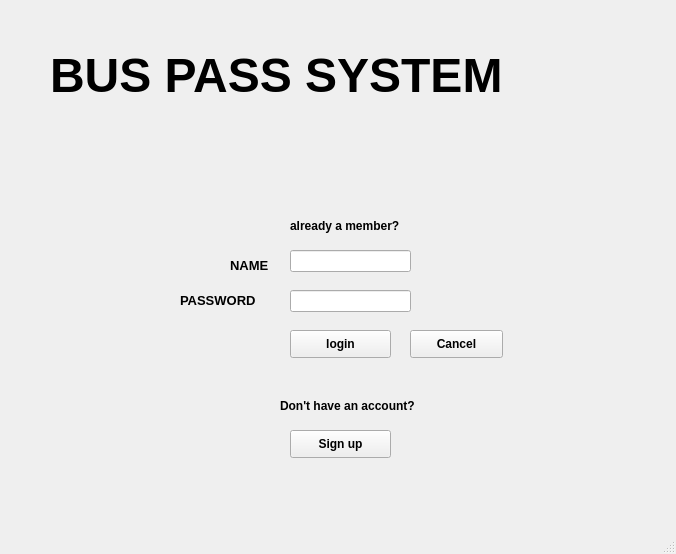
<?xml version="1.0" encoding="UTF-8"?>
<ui version="4.0">
 <class>BUSPASSSYSTEM</class>
 <widget class="QMainWindow" name="BUSPASSSYSTEM">
  <property name="geometry">
   <rect>
    <x>0</x>
    <y>0</y>
    <width>676</width>
    <height>554</height>
   </rect>
  </property>
  <property name="font">
   <font>
    <weight>75</weight>
    <italic>false</italic>
    <bold>true</bold>
   </font>
  </property>
  <property name="windowTitle">
   <string>MainWindow</string>
  </property>
  <widget class="QWidget" name="centralwidget">
   <widget class="QLabel" name="label">
    <property name="geometry">
     <rect>
      <x>290</x>
      <y>200</y>
      <width>151</width>
      <height>51</height>
     </rect>
    </property>
    <property name="text">
     <string>already a member? </string>
    </property>
   </widget>
   <widget class="QPushButton" name="pushButton">
    <property name="geometry">
     <rect>
      <x>290</x>
      <y>330</y>
      <width>101</width>
      <height>28</height>
     </rect>
    </property>
    <property name="text">
     <string>login</string>
    </property>
   </widget>
   <widget class="QLabel" name="label_2">
    <property name="geometry">
     <rect>
      <x>50</x>
      <y>0</y>
      <width>671</width>
      <height>151</height>
     </rect>
    </property>
    <property name="font">
     <font>
      <pointsize>36</pointsize>
      <weight>75</weight>
      <bold>true</bold>
     </font>
    </property>
    <property name="autoFillBackground">
     <bool>false</bool>
    </property>
    <property name="text">
     <string>BUS PASS SYSTEM</string>
    </property>
   </widget>
   <widget class="QLabel" name="label_3">
    <property name="geometry">
     <rect>
      <x>230</x>
      <y>250</y>
      <width>91</width>
      <height>31</height>
     </rect>
    </property>
    <property name="font">
     <font>
      <pointsize>10</pointsize>
     </font>
    </property>
    <property name="text">
     <string>NAME</string>
    </property>
   </widget>
   <widget class="QLineEdit" name="lineEdit">
    <property name="geometry">
     <rect>
      <x>290</x>
      <y>250</y>
      <width>121</width>
      <height>22</height>
     </rect>
    </property>
    <property name="text">
     <string/>
    </property>
   </widget>
   <widget class="QLabel" name="label_4">
    <property name="geometry">
     <rect>
      <x>180</x>
      <y>290</y>
      <width>121</width>
      <height>20</height>
     </rect>
    </property>
    <property name="font">
     <font>
      <pointsize>10</pointsize>
     </font>
    </property>
    <property name="text">
     <string>PASSWORD</string>
    </property>
   </widget>
   <widget class="QLineEdit" name="lineEdit_2">
    <property name="geometry">
     <rect>
      <x>290</x>
      <y>290</y>
      <width>121</width>
      <height>22</height>
     </rect>
    </property>
   </widget>
   <widget class="QLabel" name="label_5">
    <property name="geometry">
     <rect>
      <x>280</x>
      <y>390</y>
      <width>231</width>
      <height>31</height>
     </rect>
    </property>
    <property name="text">
     <string>Don't have an account?</string>
    </property>
   </widget>
   <widget class="QPushButton" name="pushButton_2">
    <property name="geometry">
     <rect>
      <x>290</x>
      <y>430</y>
      <width>101</width>
      <height>28</height>
     </rect>
    </property>
    <property name="text">
     <string>Sign up</string>
    </property>
   </widget>
   <widget class="QPushButton" name="pushButton_3">
    <property name="geometry">
     <rect>
      <x>410</x>
      <y>330</y>
      <width>93</width>
      <height>28</height>
     </rect>
    </property>
    <property name="text">
     <string>Cancel</string>
    </property>
   </widget>
  </widget>
  <widget class="QStatusBar" name="statusbar"/>
 </widget>
 <resources/>
 <connections/>
</ui>
